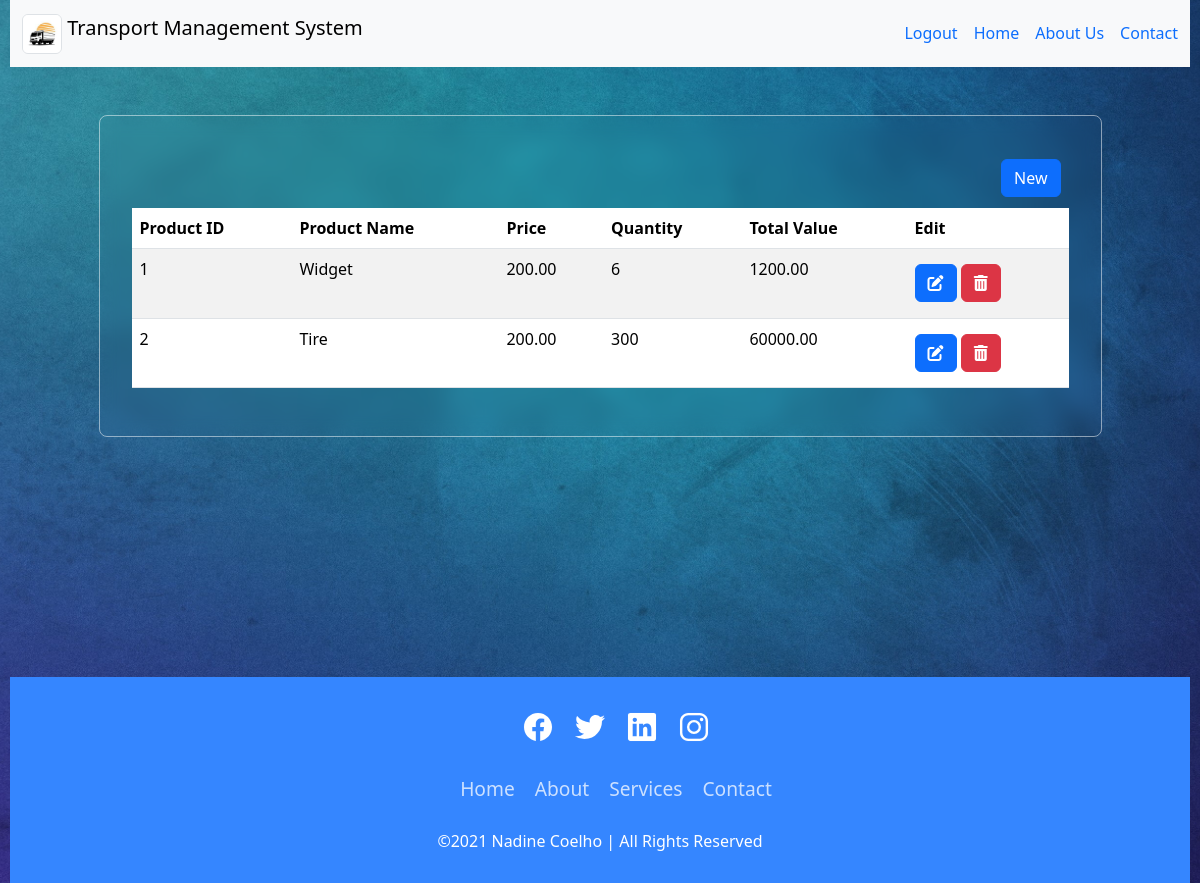
The page /inventory_management.php (signed in) on the database its author committed.
### tables this page shows
CREATE TABLE `inventory` (
  `product_id` int(11) NOT NULL,
  `product_name` varchar(255) NOT NULL,
  `price` decimal(10,2) NOT NULL,
  `quantity` int(11) NOT NULL,
  `total_value` decimal(10,2) NOT NULL
);

### inventory_management.php (the view, shortened to what this page needs)
<!DOCTYPE html>
<html lang="en">
<head>
    <link href="https://cdn.jsdelivr.net/npm/bootstrap@5.3.2/dist/css/bootstrap.min.css" rel="stylesheet">
    <link rel="stylesheet" href="https://cdnjs.cloudflare.com/ajax/libs/font-awesome/6.5.1/css/all.min.css">
    <link rel="stylesheet" href="inventory_mng.css">
</head>
<body>
    <?php include 'navbar.php'; ?>
    <section class="inventory">
        <div class="d-flex flex-row-reverse">
            <div class="p-2">
                <button class="btn btn-primary new" data-toggle="modal" data-target="#newItemModal">New</button>
            </div>
        </div>
        <?php
        include 'db_connection.php';
        $sql = "SELECT * FROM inventory";
        $result = $conn->query($sql);
        ?>
        <div class="table-responsive">
                <table class="table table-striped">
                <thead>
                    <tr>
                        <th>Product ID</th>
                        <th>Product Name</th>
                        <th>Price</th>
                        <th>Quantity</th>
                        <th>Total Value</th>
                        <th>Edit</th>
                    </tr>
                </thead>
                <tbody>
                    <?php
                    if ($result->num_rows > 0) {
                        while($row = $result->fetch_assoc()) {
                            echo "<tr>";
                            echo "<td>{$row['product_id']}</td>";
                            echo "<td>{$row['product_name']}</td>";
                            echo "<td>{$row['price']}</td>";
                            echo "<td>{$row['quantity']}</td>";
                            echo "<td>{$row['total_value']}</td>";
                            echo "<td><a class='btn btn-primary' data-toggle='modal' onclick='getInventory(" . $row['product_id'] . ")' data-target='#editItemModal'><i class='fas fa-edit'></i></a>
                                <a class='btn btn-danger' data-toggle='modal' onclick='deleteInventory(" . $row['product_id'] . ")' data-target='#deleteItemModal'><i class='fa-solid fa-trash-can'></i></a></td>";
                            echo "</tr>";
                        }
                    } else {
                        echo "<tr><td colspan='7'><center>No data found</center></td></tr>";
                    }
                    ?>
                </tbody>
            </table>
        </div>
    </section>
    <?php include_once('footer.php'); ?>
</body>
</html>

### inventory_mng.css (style rules this page uses)
body { width: 100%; padding: 0 10px; background: url("./images/bg1.jpg"), #000; background-position: center; background-size: cover; }
.inventory { width: 85%; margin: 3em auto; padding: 2em; border-radius: 8px; border: 1px solid rgba(255, 255, 255, 0.5); backdrop-filter: blur(9px); -webkit-backdrop-filter: blur(9px); }

### index.css (style rules this page uses)
.btn { margin: 5% auto; }

### rows shown on the page
inventory: product_id "1", product_name "Widget", price "200.00", quantity "6", total_value "1200.00"
inventory: product_id "2", product_name "Tire", price "200.00", quantity "300", total_value "60000.00"
